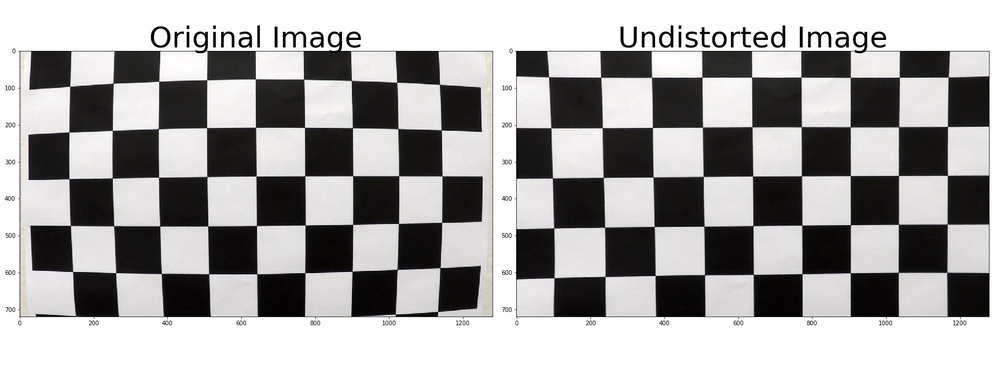
#> input picture Undistorted Image.jpg, 1000 x 375 px, shrunk from 1728 x 648 before the run
$ python -i filters.py   (imports and definitions only)   (older library calls are emulated)
#> lines starting #> are read from the running program, lines starting #| are printed output that depends on the picture; after the words box and inside, x2 and y2 are one past the last pixel; in counts of white or black regions, pixels touching at a corner belong together
import numpy as np
import matplotlib.image as mpimg
import matplotlib.pyplot as plt
import cv2

def abs_grad(img, orient='x', sobel_kernel=3, thresh=(20,100), sat_img=[]):
    # ** Returns absolute value of pixel gradients in specified direction on image **

    # img - numpy array to detect pixel gradients off of
    # orient - direction of gradient calculations ('x' or 'y')
    # sobel_kernel - int of kernel size for sobel operation
    # thesh - tuple of lower gradient threshold and upper gradient threshold
    # sat_img - numpy array of saturation values for image. Used to speed calculations

    if len(sat_img) == 0:
        sat_img = get_saturation(img)

    if 'x' in orient.lower():
        x,y=1,0
    else:
        x,y=0,1
    sobel = np.absolute(cv2.Sobel(sat_img,cv2.CV_64F,x,y,ksize=sobel_kernel))
    sobel = (sobel*255/np.max(sobel)).astype(np.uint8)
    binary = np.zeros_like(sobel)
    binary[(sobel > thresh[0]) & (sobel < thresh[1])] = 1
    return binary

def mag_grad(img, sobel_kernel=3,thresh=(100,255), sat_img=[]):
    # ** Returns combined magnitude of pixel gradients in both x and y directions on image **

    # img - numpy array to detect pixel gradients off of
    # sobel_kernel - int of kernel size for sobel operation
    # thesh - tuple of lower gradient threshold and upper gradient threshold
    # sat_img - numpy array of saturation values for image. Used to speed calculations

    if len(sat_img) == 0:
        sat_img = get_saturation(img)

    sobelx = np.square(cv2.Sobel(sat_img,cv2.CV_64F,1,0,ksize=sobel_kernel))
    sobely = np.square(cv2.Sobel(sat_img,cv2.CV_64F,0,1,ksize=sobel_kernel))

    sobel = np.sqrt(sobelx+sobely)
    sobel = (sobel*255/np.max(sobel)).astype(np.uint8)

    binary = np.zeros_like(sobel)
    binary[(sobel > thresh[0]) & (sobel < thresh[1])] = 1
    return binary

def dir_grad(img, sobel_kernel=3, thresh=(0,np.pi/2), sat_img=[]):
    # ** Returns angled pixel gradients on image **

    # img - numpy array to detect pixel gradients off of
    # sobel_kernel - int of kernel size for sobel operation
    # thesh - tuple of lower gradient threshold and upper gradient threshold
    # sat_img - numpy array of saturation values for image. Used to speed calculations

    if len(sat_img) == 0:
        sat_img = get_saturation(img)

    sobelx = np.absolute(cv2.Sobel(sat_img, cv2.CV_64F, 1,0,ksize=sobel_kernel))
    sobely = np.absolute(cv2.Sobel(sat_img,cv2.CV_64F, 0, 1, ksize=sobel_kernel))

    sobeld = np.arctan2(sobely,sobelx)

    binary = np.zeros_like(sobeld)
    binary[(sobeld > thresh[0]) & (sobeld < thresh[1])] = 1
    return binary

def get_saturation(img):
    # ** Returns saturation pixel values from given image **
    # img - numpy array of pixels
    hls = cv2.cvtColor(img,cv2.COLOR_RGB2HLS)
    return hls[:,:,2]

def filter(img, saturate=True, abs_thresh=(10,100), mag_thresh=(35,100)):
    # Returns binary pixels after combining abs_grad(), mag_grad(), and get_saturation() filters **

    # img - numpy array of pixels
    # saturate - optional boolean to run saturation transform
    # abs_thresh - tuple of thresholds for abs_thresh()
    # mag_thresh - tuple of thresholds for mag_thresh()

    if saturate:
        sat_img = get_saturation(img)
    else:
        sat_img = img
    a = abs_grad(img,'x',3,abs_thresh,sat_img=sat_img)
    b = mag_grad(img,sobel_kernel=9, thresh=mag_thresh,sat_img=sat_img)
    d = a+b+sat_img/np.max(sat_img)
    d[d <= 1] = 0
    d[d.nonzero()] = 1
    return d

>>> import cv2
>>> picture = cv2.cvtColor(cv2.imread('Undistorted Image.jpg'), cv2.COLOR_BGR2RGB)
>>> result = filter(picture)
#> in get_saturation, `hls = cv2.cvtColor(img,cv2.COLOR_RGB2HLS)`: hls: shape (375, 1000, 3); mean of channels 0, 1, 2 53.9, 165.8, 16.4
#> in get_saturation, `return hls[:,:,2]`:
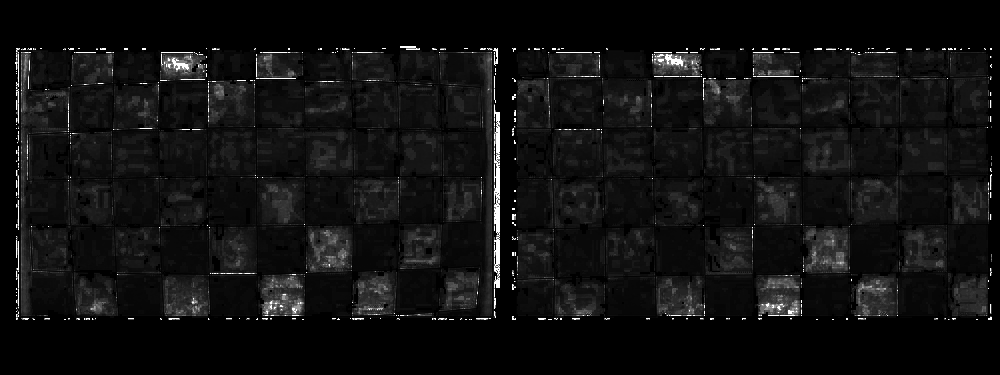
#> returned value: shape (375, 1000); min 0, max 255, mean 16.4
#> in filter, `a = abs_grad(img,'x',3,abs_thresh,sat_img=sat_img)`:
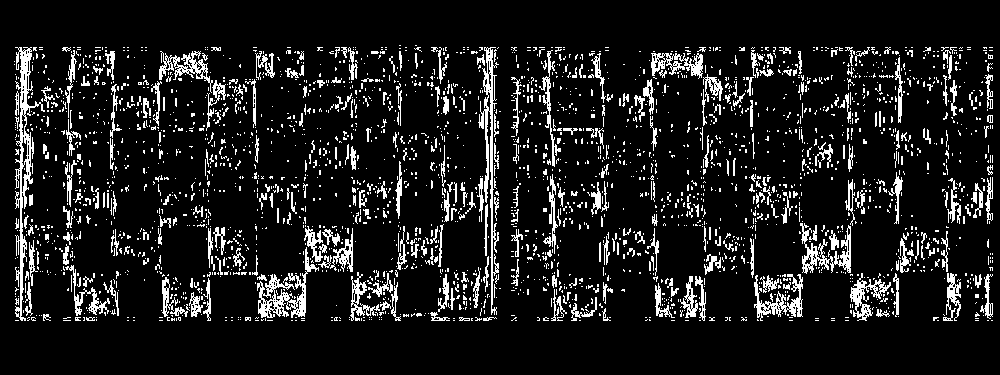
#> a: shape (375, 1000); values 0 (black) and 1 (white), 11.1% white in thin lines or dots, all inside (x1, y1, x2, y2) = (14, 45, 993, 321)
#> in mag_grad, `sobelx = np.square(cv2.Sobel(sat_img,cv2.CV_64F,1,0,ksize=sobel_kernel))`:
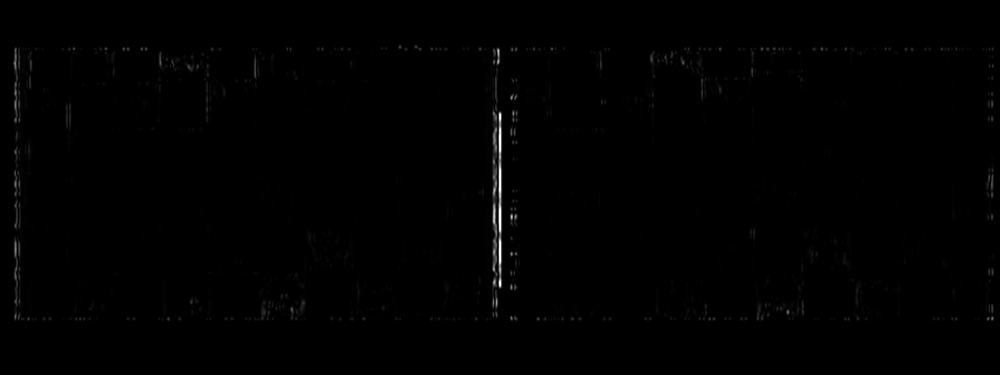
#> sobelx: shape (375, 1000) float64; min 0, max 5.22e+12, mean 2.4e+10; drawn with min black and max white
#> in mag_grad, `sobel = np.sqrt(sobelx+sobely)`:
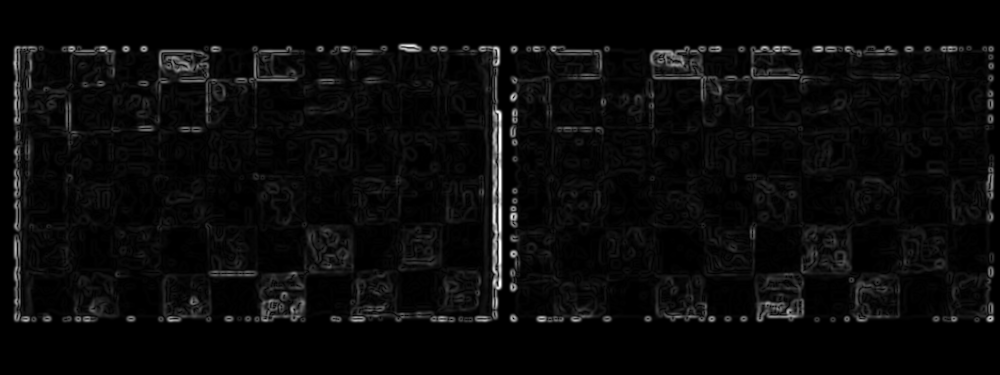
#> sobel: shape (375, 1000) float64; min 0, max 2284800, mean 91620.9; drawn with min black and max white
#> in filter, `b = mag_grad(img,sobel_kernel=9, thresh=mag_thresh,sat_img=sat_img)`:
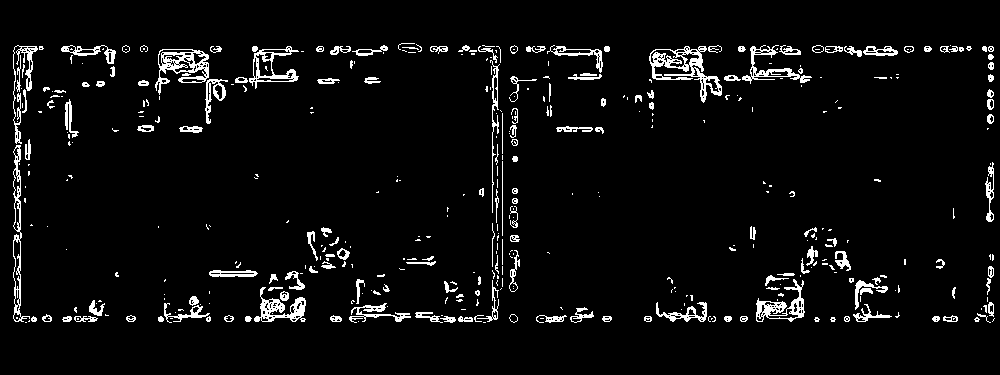
#> b: shape (375, 1000); values 0 (black) and 1 (white), 4.9% white in thin lines or dots, all inside (x1, y1, x2, y2) = (13, 43, 995, 323)
#> in filter, `d[d <= 1] = 0`:
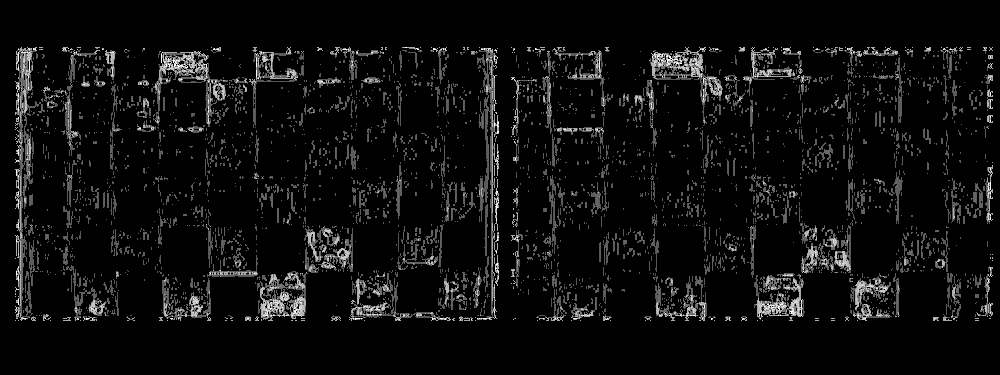
#> d: shape (375, 1000) float64; min 0, max 3, mean 0.165; drawn with min black and max white
#> in filter, `d[d.nonzero()] = 1`:
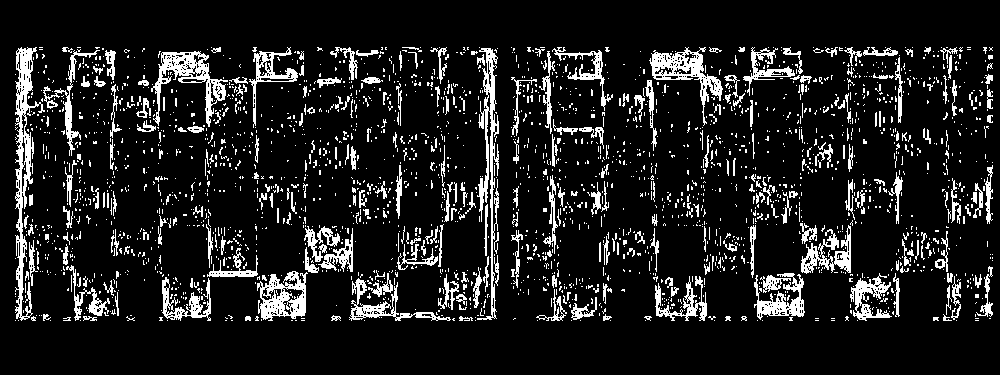
#> d: shape (375, 1000) float64; values 0 (black) and 1 (white), 12% white in thin lines or dots, all inside (x1, y1, x2, y2) = (15, 47, 993, 321)

$ run again, on undistortion_road.jpg
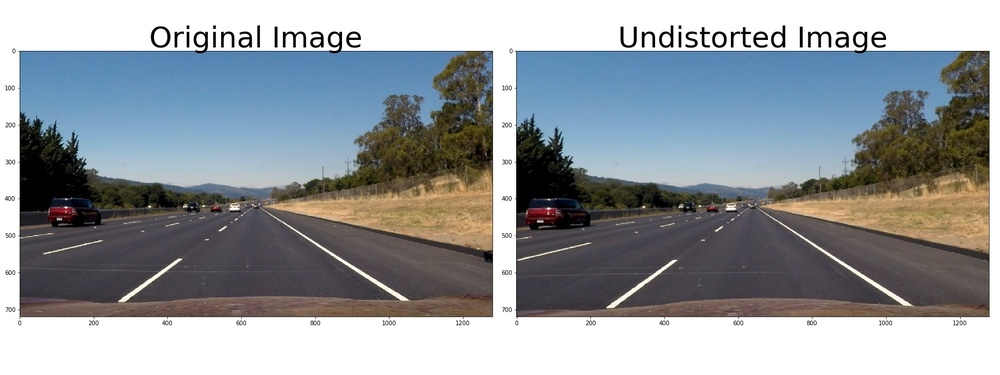
#> input picture undistortion_road.jpg, 1000 x 375 px, shrunk from 1728 x 648 before the run
#> hls: shape (375, 1000, 3); mean of channels 0, 1, 2 56.5, 153.2, 45.1
#> in filter, `a = abs_grad(img,'x',3,abs_thresh,sat_img=sat_img)`:
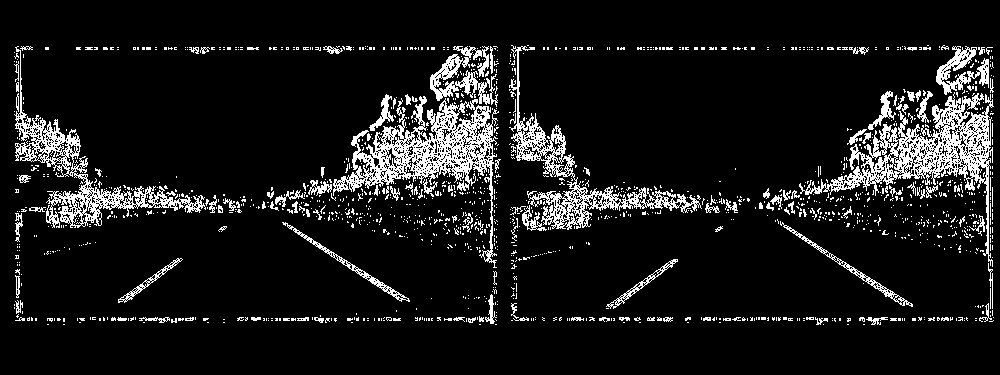
#> a: shape (375, 1000); values 0 (black) and 1 (white), 9.8% white in thin lines or dots, all inside (x1, y1, x2, y2) = (14, 45, 994, 325)
#> b: shape (375, 1000); values 0 (black) and 1 (white), 8.7% white in thin lines or dots, all inside (x1, y1, x2, y2) = (13, 43, 996, 327)
#> in filter, `d[d.nonzero()] = 1`:
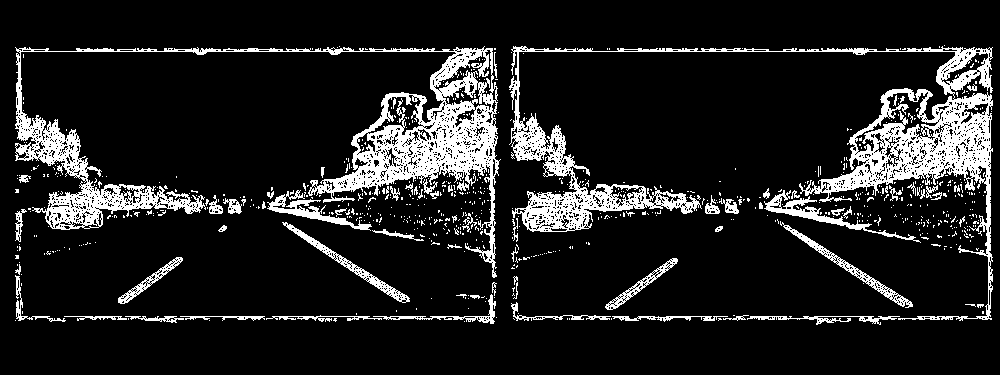
#> d: shape (375, 1000) float64; values 0 (black) and 1 (white), 12.9% white; 745 white regions (680 under 20 px), largest, box (x1, y1, x2, y2) and area: (509, 46, 993, 321) 18015, (15, 46, 501, 278) 17952, (764, 190, 921, 243) 1104
